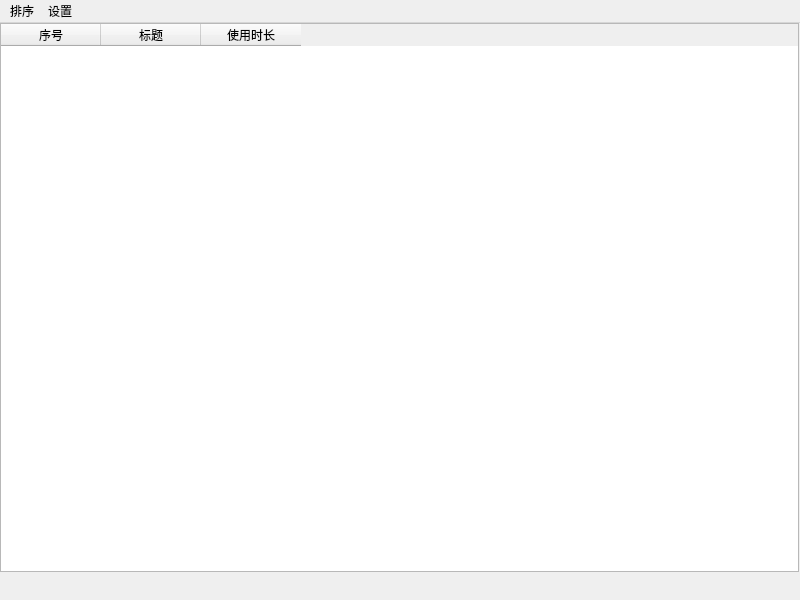
<?xml version="1.0" encoding="UTF-8"?>
<ui version="4.0">
 <class>MainWindow</class>
 <widget class="QMainWindow" name="MainWindow">
  <property name="geometry">
   <rect>
    <x>0</x>
    <y>0</y>
    <width>800</width>
    <height>600</height>
   </rect>
  </property>
  <property name="windowTitle">
   <string>MainWindow</string>
  </property>
  <widget class="QWidget" name="centralwidget">
   <widget class="QTableWidget" name="tableWidget">
    <property name="geometry">
     <rect>
      <x>0</x>
      <y>0</y>
      <width>799</width>
      <height>549</height>
     </rect>
    </property>
    <column>
     <property name="text">
      <string>序号</string>
     </property>
     <property name="textAlignment">
      <set>AlignCenter</set>
     </property>
    </column>
    <column>
     <property name="text">
      <string>标题</string>
     </property>
     <property name="textAlignment">
      <set>AlignCenter</set>
     </property>
    </column>
    <column>
     <property name="text">
      <string>使用时长</string>
     </property>
     <property name="textAlignment">
      <set>AlignCenter</set>
     </property>
    </column>
   </widget>
  </widget>
  <widget class="QMenuBar" name="menubar">
   <property name="geometry">
    <rect>
     <x>0</x>
     <y>0</y>
     <width>800</width>
     <height>22</height>
    </rect>
   </property>
   <widget class="QMenu" name="menu">
    <property name="title">
     <string>排序</string>
    </property>
    <addaction name="action"/>
    <addaction name="action_2"/>
    <addaction name="action_3"/>
    <addaction name="action_4"/>
   </widget>
   <widget class="QMenu" name="menu_2">
    <property name="title">
     <string>设置</string>
    </property>
   </widget>
   <addaction name="menu"/>
   <addaction name="menu_2"/>
  </widget>
  <action name="action">
   <property name="text">
    <string>从高到低（名称）</string>
   </property>
  </action>
  <action name="action_2">
   <property name="text">
    <string>从低到高（名称）</string>
   </property>
  </action>
  <action name="action_3">
   <property name="text">
    <string>从高到低（时长）</string>
   </property>
  </action>
  <action name="action_4">
   <property name="text">
    <string>从低到高（时长）</string>
   </property>
  </action>
 </widget>
 <resources/>
 <connections/>
</ui>
